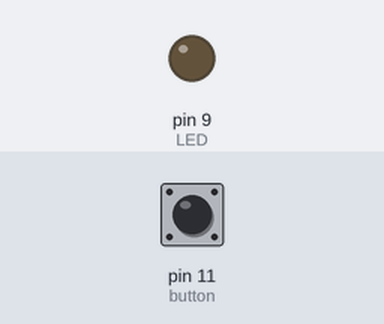
This sketch was run on a simulated Arduino Uno, built with avr-gcc and run on an emulated ATmega328P. On the bench: output pins drawn as LEDs (lit = HIGH). Inputs (shaded band) come from the test bench; at power-on: pin 11 (button) LOW.

Above: at 1.2 s.
1.3 s: pin 11 (button) pulled HIGH for 0.15 s
At 2.2 s:
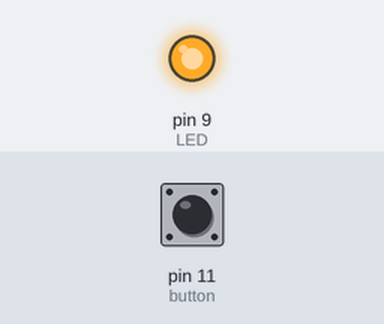
2.9 s: pin 11 (button) pulled HIGH for 1 s
At 3.4 s:
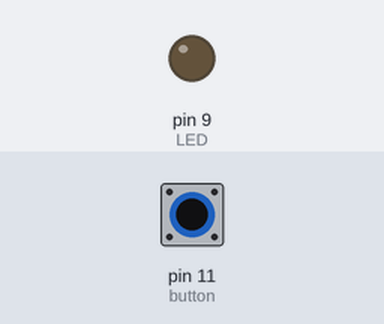
5.4 s: pin 11 (button) pulled HIGH for 3.2 s
At 6.5 s:
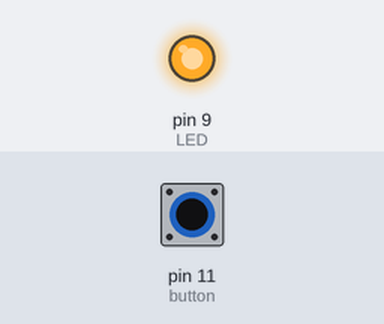
Timing chart, 0 to 8.4 s (numbered marks = the images above; inputs shaded):
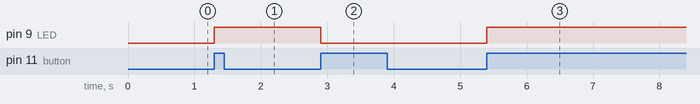

Measured:
- after the input at 1.3 s, pin 9 (LED): LOW → HIGH at once
- after the input at 2.9 s, pin 9 (LED): HIGH → LOW at once
- after the input at 5.4 s, pin 9 (LED): LOW → HIGH at once

The sketch:

test.ino
```cpp
int LED = 9;
int button = 11;
int oldValue =0;
int LedState=0;
void setup() {
  pinMode(LED, OUTPUT);
  pinMode(button, INPUT);
   digitalWrite(LED, LOW);
}

void loop() {
  int value = digitalRead(button);

  if(value==1 && oldValue ==0)
  {
    LedState =1 -LedState;
    //delay(20);
  }
    oldValue = value;
    if(LedState==1)
     {
       digitalWrite(LED, HIGH);
     }
    else
   {
    digitalWrite(LED, LOW);
   }

  /*
  if(oldValue ==1 && value ==1)
  {
    digitalWrite(LED, LOW);
    oldValue = 0;
    delay(100);
  }*/


}
```
